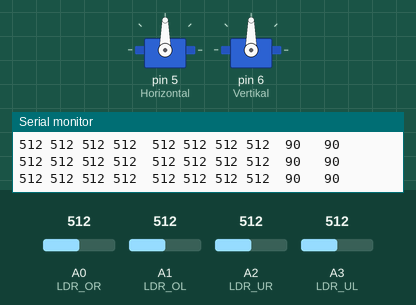
A sketch run on a simulated Arduino Uno, built with avr-gcc and run on an emulated ATmega328P. Shown: 2 × servo, the last lines printed to the serial monitor. The test bench sets the inputs (shaded band); at power-on: A0 (LDR_OR) = 512, A2 (LDR_UR) = 512, A1 (LDR_OL) = 512, A3 (LDR_UL) = 512.

Above: at 4.2 s.
4.3 s: A0 (LDR_OR) set to 523
At 4.86 s:
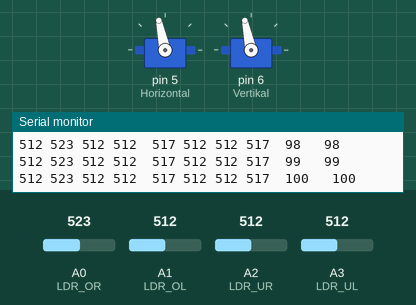
7.3 s: A2 (LDR_UR) set to 534
At 10.1 s:
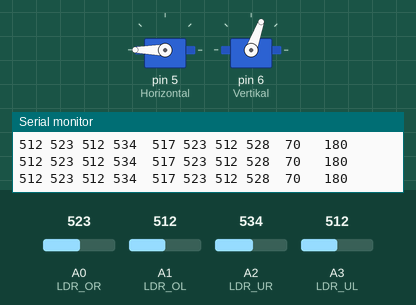
10.3 s: A1 (LDR_OL) set to 535
At 13.1 s:
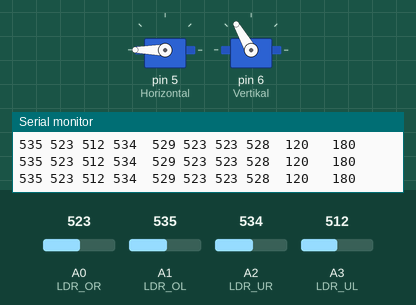
13.3 s: A3 (LDR_UL) set to 716
At 13.88 s:
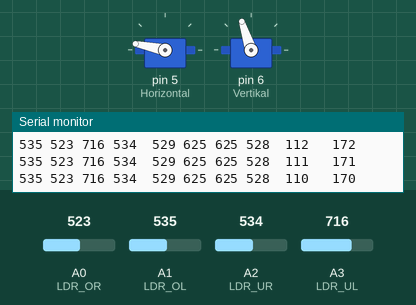
16.3 s: A1 (LDR_OL) set to 306
19.3 s: A2 (LDR_UR) set to 60
At 25.3 s:
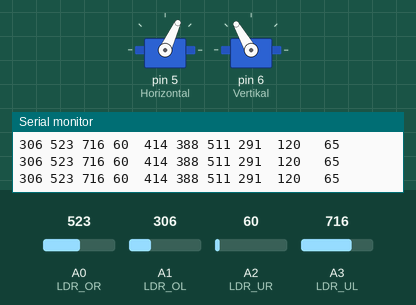
Timing chart, 0 to 25.5 s (numbered marks = the images above; inputs shaded):
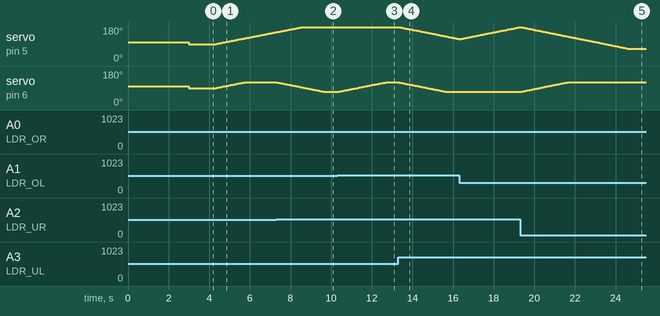

The sketch:

solartracker01.ino
```cpp
#include <Servo.h> // Benötigte Servo Bibliothek


Servo Horizontal;//Dimensionierung des Horizontalen Servos
int hori = 90; //Standard Position des Hori Servos

int Hori_Limit_Links = 180; //Linkes Bewegungs Limit des Hori Servos
int Hori_Limit_Rechts = 65; //Rechts Bewegungs Limit des Hori Servos

Servo Vertikal;//Dimensionierung des Vertikalen Servos
int verti = 90; //Standard Position des Verti Servos

int Verti_Limit_Oben = 120; //Oberes Bewegungs Limit des Verti Servos
int Verti_Limit_Unten = 70; //Unteres Bewegungs Limit des Verti Servos


int LDR_OR = 0; //Oben Rechts auf Anlog Pin 0
int LDR_OL = 1; //Oben Links auf Analog Pin 1
int LDR_UR = 2; //Unten Rechts auf Analog Pin 2
int LDR_UL = 3; //Unten Links auf Analog Pin 3


void setup() {
  Serial.begin(9600); //Test um die Werte auszugeben Quelle: https://forum.arduino.cc/t/printing-on-screen-analogue-values/48017
  //noch nicht fertig, deswegen habe ich den Rest auch noch nicht kommentiert
  //Pin Belegung der Servos
  Horizontal.attach(5);
  Vertikal.attach(6);
  Horizontal.write(100);
  Vertikal.write(100);
  delay(3000);
}


void loop() {
  //Die Werte der LDRs werden in die jeweilige Variable gepackt
  int OR = analogRead(LDR_OR);
  int OL = analogRead(LDR_OL);
  int UR = analogRead(LDR_UR);
  int UL = analogRead(LDR_UL);

  int Verzoegerung = 1; //Verzögerung zwischen den Bewegungen
  int Toleranz = 50; //Toleranz zwischen den LDR Werten

  int MwO = (OL + OR) / 2;
  int MwU = (UL + UR) / 2;
  int MwL = (OL + UL) / 2;
  int MwR = (OR + UR) / 2;
  int MwVerti = MwO - MwU; //Mw von Oben und Unten
  int MwHori = MwL - MwR; //Mw von Links und Rechts

  //*****************************************************************
  Serial.print(OL);
  Serial.print(" ");
  Serial.print(OR);
  Serial.print(" ");
  Serial.print(UL);
  Serial.print(" ");
  Serial.print(UR);
  Serial.print("  ");
  Serial.print(MwO);
  Serial.print(" ");
  Serial.print(MwU);
  Serial.print(" ");
  Serial.print(MwL);
  Serial.print(" ");
  Serial.print(MwR);
  Serial.print("  ");
  Serial.print(verti);
  Serial.print("   ");
  Serial.print(hori);
  Serial.println(" ");
  //***************************************************************

  if (Toleranz > MwVerti || MwVerti > Toleranz) { //Überprüft ob die Toleranz größer als MwVerti oder ob MwVerti größer als die Toleranz ist
    if (MwO > MwU) {
      verti = ++verti;
      if (verti > Verti_Limit_Oben) {
        verti = Verti_Limit_Oben;
      }
    }
    else if (MwO < MwU) { //
      verti = --verti;
      if (verti < Verti_Limit_Unten) {
        verti = Verti_Limit_Unten;
      }
    }
    Vertikal.write(verti); //Der Vertikale Servo bewegt sich zu dem Wert von verti
  }
  if (Toleranz > MwHori || MwHori > Toleranz) { //Überprüft ob die Toleranz größer als MwHori oder ob MwHori größer als die Toleranz ist
    if (MwL > MwR) {
      hori = --hori;
      if (hori < Hori_Limit_Rechts) {
        hori = Hori_Limit_Rechts;
      }
    }
    else if (MwL < MwR) {
      hori = ++hori;
      if (hori > Hori_Limit_Links) {
        hori = Hori_Limit_Links;
      }
    }
    else if (MwL = MwR) {
      //nichts
    }
    Horizontal.write(hori); //Der Horizontale Servo bewegt sich zu den Wert von Hori
  }
  delay(Verzoegerung);
}
```

Measured:
- the behaviour switches between 513 and 514 on A0 (LDR_OR) (found by bisection; images 0 and 1)
- the behaviour switches between 523 and 524 on A2 (LDR_UR) (found by bisection; images 1 and 2)
- the behaviour switches between 524 and 525 on A1 (LDR_OL) (found by bisection; images 2 and 3)
- after the input at 4.3 s, servo on pin 5 (Horizontal): moves from 90° to 153° over 2.9 s, starting after 0.05 s; servo on pin 6 (Vertikal): moves from 90° to 120° over 1.4 s, starting after 0.05 s
- after the input at 7.3 s, servo on pin 6 (Vertikal): moves from 120° to 70° over 2.3 s, starting after 0.05 s
- after the input at 10.3 s, servo on pin 6 (Vertikal): moves from 70° to 120° over 2.3 s, starting after 0.06 s
- after the input at 13.3 s, servo on pin 5 (Horizontal): moves from 180° to 117° over 2.9 s, starting after 0.05 s; servo on pin 6 (Vertikal): moves from 120° to 70° over 2.3 s, starting after 0.05 s
- after the input at 19.3 s, servo on pin 6 (Vertikal): moves from 70° to 120° over 2.3 s, starting after 0.06 s
